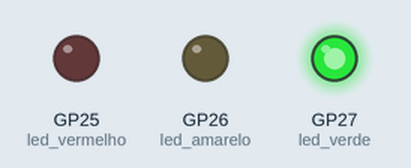
Simulated run of this program. Board: Raspberry Pi Pico running MicroPython. On the bench: output pins drawn as LEDs (lit = HIGH).

Above: at 2.5 s.
At 6.0 s:
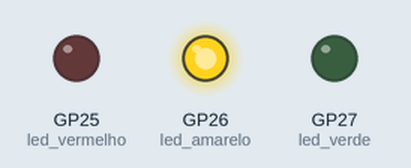
At 9.5 s:
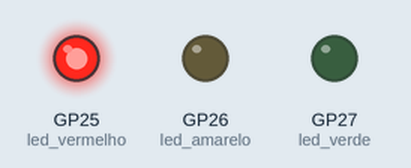
Timing chart, 0 to 15.6 s (numbered marks = the images above):
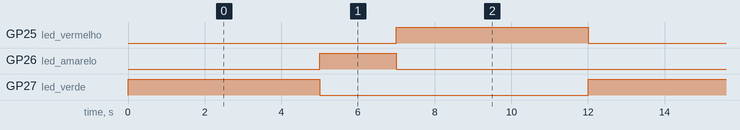

The program:

cod_fonte.py
```python
from machine import Pin
from time import sleep

# Configuração dos pinos dos LEDs
led_vermelho = Pin(25, Pin.OUT)
led_amarelo = Pin(26, Pin.OUT)
led_verde = Pin(27, Pin.OUT)

# Função para controlar o ciclo do semáforo
def semaforo():
    while True:
        # Verde aceso
        led_verde.value(1)
        led_amarelo.value(0)
        led_vermelho.value(0)
        sleep(5)  # Tempo do sinal verde

        # Amarelo aceso
        led_verde.value(0)
        led_amarelo.value(1)
        led_vermelho.value(0)
        sleep(2)  # Tempo do sinal amarelo

        # Vermelho aceso
        led_verde.value(0)
        led_amarelo.value(0)
        led_vermelho.value(1)
        sleep(5)  # Tempo do sinal vermelho

# Executa o ciclo do semáforo
semaforo()
```

Measured:
- by itself, GP25 (led_vermelho), GP27 (led_verde): alternates HIGH for 5.0 s and LOW for 7.0 s
- by itself, GP26 (led_amarelo): alternates HIGH for 2.0 s and LOW for 10.0 s
- by itself, everything shown: repeats every 12.0 s, in 3 steps
